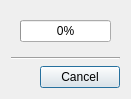
<?xml version="1.0" encoding="UTF-8"?>
<ui version="4.0">
 <class>QnCompatibilityVersionInstallationDialog</class>
 <widget class="QDialog" name="QnCompatibilityVersionInstallationDialog">
  <property name="geometry">
   <rect>
    <x>0</x>
    <y>0</y>
    <width>400</width>
    <height>95</height>
   </rect>
  </property>
  <property name="sizePolicy">
   <sizepolicy hsizetype="Fixed" vsizetype="Fixed">
    <horstretch>0</horstretch>
    <verstretch>0</verstretch>
   </sizepolicy>
  </property>
  <property name="windowTitle">
   <string/>
  </property>
  <layout class="QVBoxLayout" name="verticalLayout">
   <property name="sizeConstraint">
    <enum>QLayout::SetFixedSize</enum>
   </property>
   <item>
    <widget class="QWidget" name="widget" native="true">
     <layout class="QVBoxLayout" name="verticalLayout_2">
      <item>
       <widget class="QProgressBar" name="progressBar">
        <property name="value">
         <number>0</number>
        </property>
       </widget>
      </item>
     </layout>
    </widget>
   </item>
   <item>
    <widget class="Line" name="line">
     <property name="orientation">
      <enum>Qt::Horizontal</enum>
     </property>
    </widget>
   </item>
   <item>
    <widget class="QDialogButtonBox" name="buttonBox">
     <property name="orientation">
      <enum>Qt::Horizontal</enum>
     </property>
     <property name="standardButtons">
      <set>QDialogButtonBox::Cancel</set>
     </property>
    </widget>
   </item>
  </layout>
 </widget>
 <resources/>
 <connections>
  <connection>
   <sender>buttonBox</sender>
   <signal>accepted()</signal>
   <receiver>QnCompatibilityVersionInstallationDialog</receiver>
   <slot>accept()</slot>
   <hints>
    <hint type="sourcelabel">
     <x>248</x>
     <y>254</y>
    </hint>
    <hint type="destinationlabel">
     <x>157</x>
     <y>274</y>
    </hint>
   </hints>
  </connection>
  <connection>
   <sender>buttonBox</sender>
   <signal>rejected()</signal>
   <receiver>QnCompatibilityVersionInstallationDialog</receiver>
   <slot>reject()</slot>
   <hints>
    <hint type="sourcelabel">
     <x>316</x>
     <y>260</y>
    </hint>
    <hint type="destinationlabel">
     <x>286</x>
     <y>274</y>
    </hint>
   </hints>
  </connection>
 </connections>
</ui>
